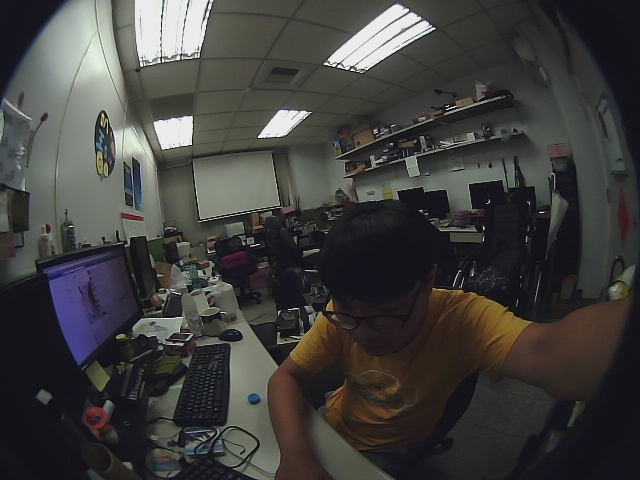
#> input picture opencv-python-fisheye-example/aaaa.jpg, 640 x 480 px
$ python legendfish.py aaaa.jpg out.png   (Python 2 division)
#> lines starting #> are read from the running program, lines starting #| are printed output that depends on the picture
import cv2
import numpy as np
import sys
import time
assert float(cv2.__version__.rsplit('.', 1)[0]) >= 3, 'OpenCV version 3 or newer required.'

#K = np.array([[  357.64,     0.  ,  285.71],
#              [    0.  ,   357.64,  226.71],
#              [    0.  ,     0.  ,    1.  ]])

K = np.array([[  220.8,     0.  ,  297.56],
              [    0.  ,   220.8,  228.39],
              [    0.  ,     0.  ,    1.  ]])
# zero distortion coefficients work well for this image
# D = np.array([-0.6258, 0.318, 0.0073, 0.00256])
D = np.array([-0.3696, 0.1389, 0.012445, 0.014345])

# use Knew to scale the output
Knew = K.copy()
Knew[(0,1), (0,1)] = 0.4 * Knew[(0,1), (0,1)]
input = sys.argv[1]
output = sys.argv[2]

img = cv2.imread(input)
#> img is the input picture: shape (480, 640, 3); mean B, G, R 61.5, 63.3, 64.2
w = int(640*1.5)
h = int(480*1.5)
newSize = (w, h)

start = time.time()
img_undistorted = cv2.fisheye.undistortImage(img, K, D=D, Knew=Knew)
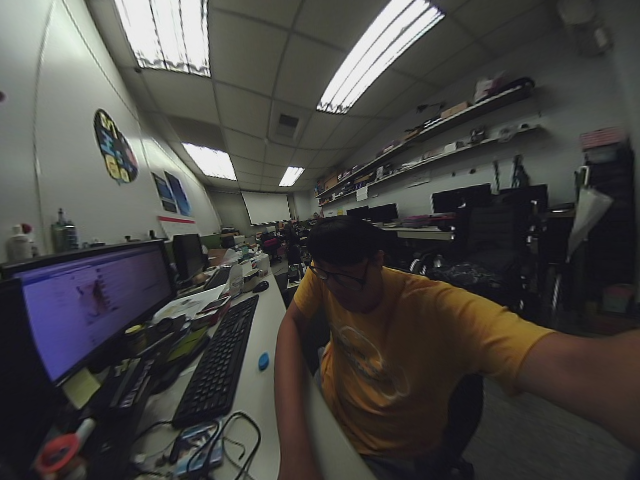
#> img_undistorted: shape (480, 640, 3); mean B, G, R 67.3, 69.5, 70.9
end = time.time()
t = end - start
print t
cv2.imwrite(output, img_undistorted)
cv2.imshow('undistorted', img_undistorted)
cv2.waitKey()

$ run again, on opencv-python-fisheye-example/ground.jpg
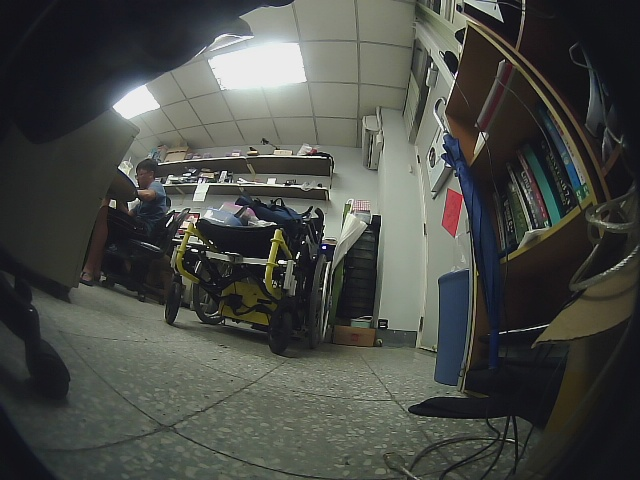
#> input picture opencv-python-fisheye-example/ground.jpg, 640 x 480 px
#> img is the input picture: shape (480, 640, 3); mean B, G, R 70.6, 75.5, 73.2
#> `img_undistorted = cv2.fisheye.undistortImage(img, K, D=D, Knew=Knew)`:
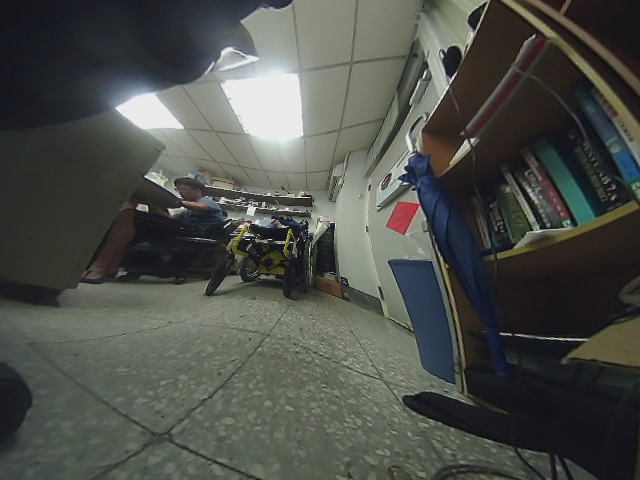
#> img_undistorted: shape (480, 640, 3); mean B, G, R 74, 79.3, 76.7

$ run again, on opencv-python-fisheye-example/unground.jpg
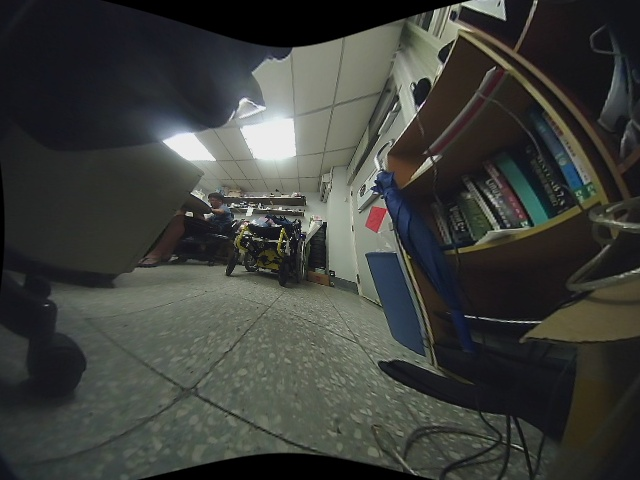
#> input picture opencv-python-fisheye-example/unground.jpg, 640 x 480 px
#> img is the input picture: shape (480, 640, 3); mean B, G, R 59.7, 63.9, 61.7
#> `img_undistorted = cv2.fisheye.undistortImage(img, K, D=D, Knew=Knew)`:
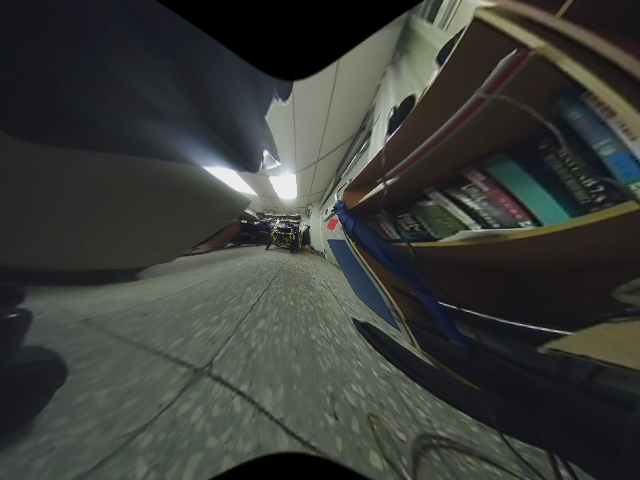
#> img_undistorted: shape (480, 640, 3); mean B, G, R 56.1, 60, 57.7

$ run again, on opencv-python-fisheye-example/unground2.jpg
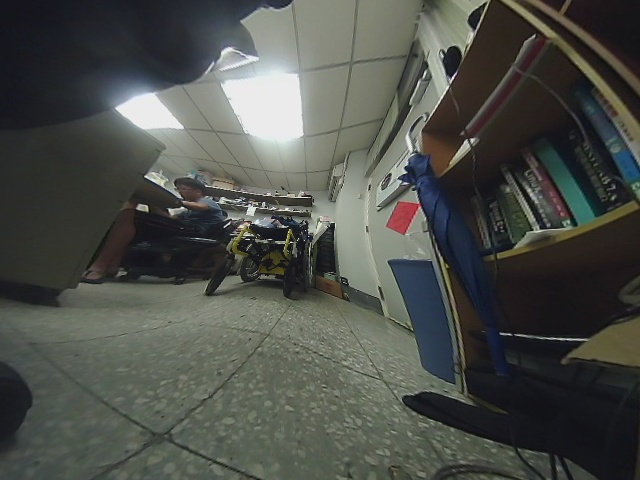
#> input picture opencv-python-fisheye-example/unground2.jpg, 640 x 480 px
#> img is the input picture: shape (480, 640, 3); mean B, G, R 74, 79.3, 76.7
#> `img_undistorted = cv2.fisheye.undistortImage(img, K, D=D, Knew=Knew)`:
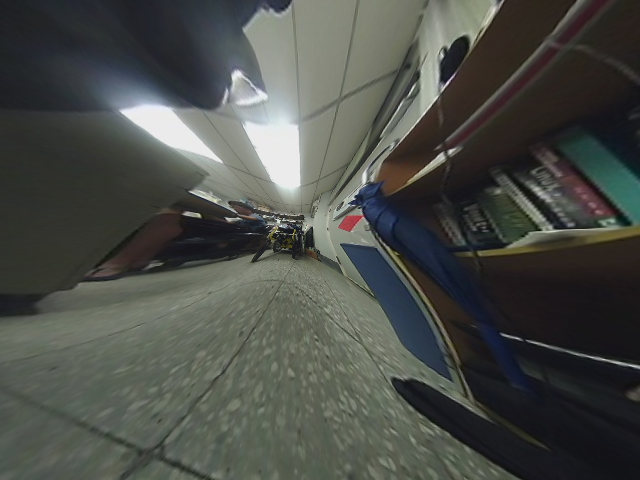
#> img_undistorted: shape (480, 640, 3); mean B, G, R 72.5, 77.4, 74.7
